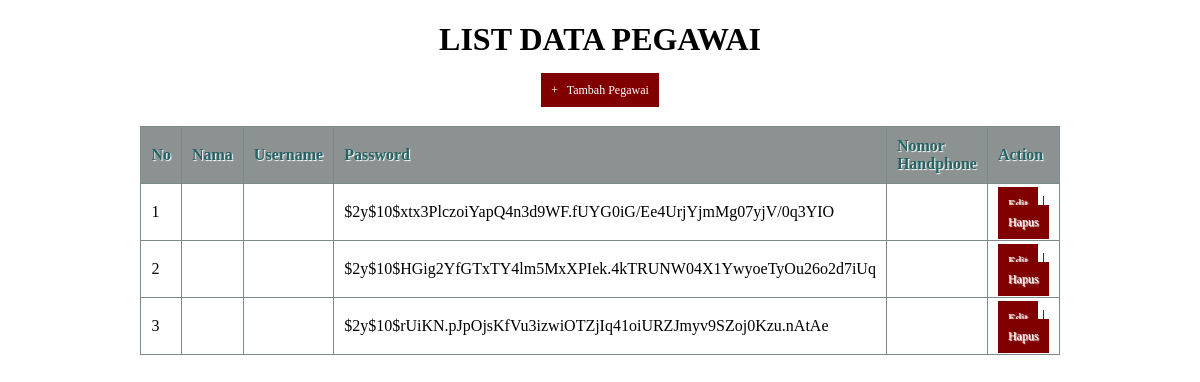
The app's page /Tabel_List_Pegawai/index.php, older data.
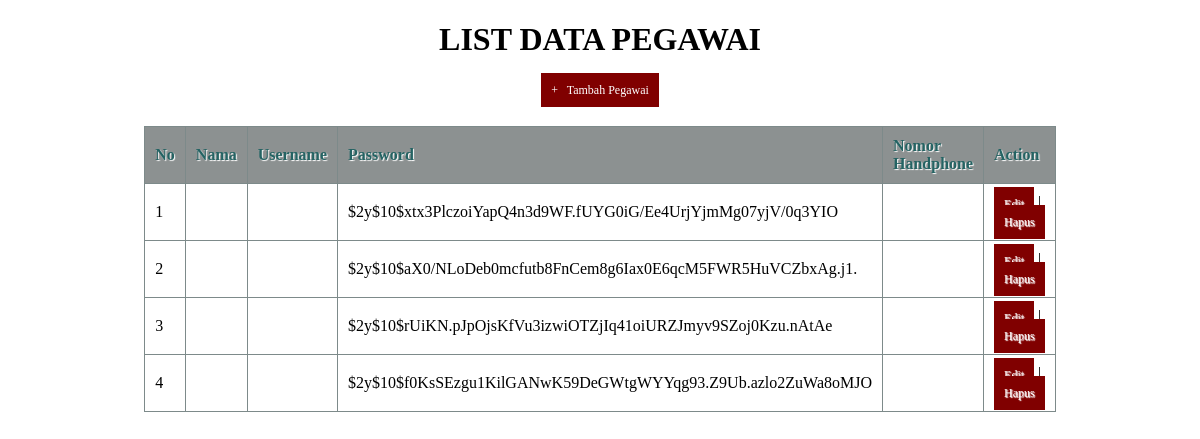
The same page, newer data.
### tables this page shows
CREATE TABLE `user` (
  `id` int(11) NOT NULL,
  `name` varchar(128) NOT NULL,
  `email` varchar(128) NOT NULL,
  `image` varchar(128) NOT NULL,
  `password` varchar(256) NOT NULL,
  `role_id` int(11) NOT NULL,
  `is_active` int(1) NOT NULL,
  `date_created` int(11) NOT NULL
);

### Tabel_List_Pegawai/index.php (the view, shortened to what this page needs)
<?php
    include('koneksi.php');
?>
<!DOCTYPE html>
<html lang="en">
<head>
</head>
<body>
        <center><h1>List Data Pegawai</h1></center>
        <center><a href="tambah_data.php">+ &nbsp; Tambah Pegawai</a></center>
        <br>
        <table>
            <thead>
                    <tr>
                        <th>No</th>
                        <th>Nama</th>
                        <th>Username</th>
                        <th>Password</th>
                        <th>Nomor Handphone</th>
                        <th>Action</th>
                    </tr>
            </thead>
            <tbody>
                <?php
                    $query = "SELECT * FROM user ORDER BY id ASC";
                    $result = mysqli_query($koneksi, $query);
                    $no = 1;
                    while($row = mysqli_fetch_assoc($result))
                    {
                        ?>
                        <tr>
                            <td><?php echo $no; ?></td>
                            <td><?php echo $row['nama'];?></td>
                            <td><?php echo $row['username'];?></td>
                            <td><?php echo $row['password'];?></td>
                            <td><?php echo $row['no_hp'];?></td>
                            <td>
                            <a href="edit_data.php?id=<?php echo $row['id']; ?>">Edit</a> |
                            <a href="hapus_data.php?id=<?php echo $row['id']; ?>" onclick="return confirm{'Anda yakin ingin menghapus data ini?')">Hapus</a>
                            </td>
                        </tr>
                        <?php
                            $no++;
                    }
                        ?>
            </tbody>
        </table>
</body>
</html>

### Tabel_List_Pegawai/index.php (style rules this page uses)
* { font-family : "Trebuchet MS"; }
h1 { text-transform: uppercase; color : black; }
table { border: solid 1px; border-collapse: collapse; border-spacing: 0; width : 70%; margin : 10px auto 10px auto; }
table thead th { background-color : #8c9191; border: solid 1px #7d8a8a; color: #246363; padding: 10px; text-align: left; text-shadow: 1px 1px 1px #fff; text-decoration: none; }
table tbody td { border : solid 1px #7d8a8a; color : 333; padding : 10px; text-shadow: 1px 1px 1px #fff; }
a { background-color : #800000; color : #fff; padding : 10px; text-decoration: none; font-size: 12px; }

Row changes from the older to the newer data that the page shows:
changed user: password "$2y$10$HGig2YfGTxTY4lm5MxXPIek.4kTRUNW04X1YwyoeTyOu26o2d7iUq" → "$2y$10$aX0/NLoDeb0mcfutb8FnCem8g6Iax0E6qcM5FWR5HuVCZbxAg.j1."
added user: password "$2y$10$f0KsSEzgu1KilGANwK59DeGWtgWYYqg93.Z9Ub.azlo2ZuWa8oMJO"
